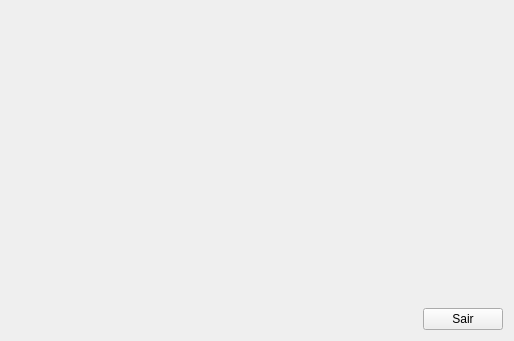
<?xml version="1.0" encoding="UTF-8"?>
<ui version="4.0">
 <class>principal</class>
 <widget class="QMainWindow" name="principal">
  <property name="geometry">
   <rect>
    <x>0</x>
    <y>0</y>
    <width>514</width>
    <height>341</height>
   </rect>
  </property>
  <property name="windowTitle">
   <string>principal</string>
  </property>
  <widget class="QWidget" name="centralWidget">
   <layout class="QGridLayout" name="gridLayout_2">
    <item row="0" column="1">
     <layout class="QGridLayout" name="gridLayout">
      <item row="1" column="0">
       <widget class="QPushButton" name="pushButton_sair">
        <property name="text">
         <string>Sair</string>
        </property>
       </widget>
      </item>
      <item row="0" column="0">
       <spacer name="verticalSpacer">
        <property name="orientation">
         <enum>Qt::Vertical</enum>
        </property>
        <property name="sizeHint" stdset="0">
         <size>
          <width>20</width>
          <height>188</height>
         </size>
        </property>
       </spacer>
      </item>
     </layout>
    </item>
    <item row="0" column="0">
     <widget class="GLWidget" name="widget" native="true">
      <property name="sizePolicy">
       <sizepolicy hsizetype="Expanding" vsizetype="Preferred">
        <horstretch>0</horstretch>
        <verstretch>0</verstretch>
       </sizepolicy>
      </property>
     </widget>
    </item>
   </layout>
  </widget>
 </widget>
 <layoutdefault spacing="6" margin="11"/>
 <customwidgets>
  <customwidget>
   <class>GLWidget</class>
   <extends>QWidget</extends>
   <header>glwidget.h</header>
   <container>1</container>
  </customwidget>
 </customwidgets>
 <resources/>
 <connections/>
</ui>
